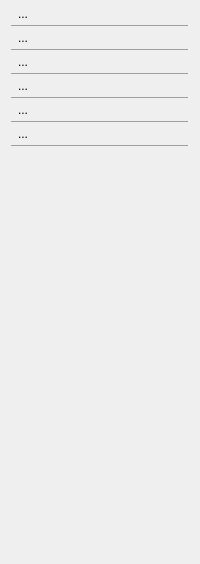
            <widget class="QWidget" name="vpAnalysis">
             <layout class="QVBoxLayout" name="verticalLayout_8">
              <property name="spacing">
               <number>1</number>
              </property>
              <property name="topMargin">
               <number>3</number>
              </property>
              <property name="bottomMargin">
               <number>3</number>
              </property>
              <item>
               <widget class="QToolButton" name="btnAnaManager">
                <property name="text">
                 <string>...</string>
                </property>
                <property name="icon">
                 <iconset resource="icons.qrc">
                  <normaloff>:/icons/setting.png</normaloff>:/icons/setting.png</iconset>
                </property>
                <property name="iconSize">
                 <size>
                  <width>22</width>
                  <height>22</height>
                 </size>
                </property>
                <property name="autoRaise">
                 <bool>true</bool>
                </property>
               </widget>
              </item>
              <item>
               <widget class="QFrame" name="frame_12">
                <property name="maximumSize">
                 <size>
                  <width>16777215</width>
                  <height>1</height>
                 </size>
                </property>
                <property name="frameShape">
                 <enum>QFrame::HLine</enum>
                </property>
                <property name="frameShadow">
                 <enum>QFrame::Raised</enum>
                </property>
               </widget>
              </item>
              <item>
               <widget class="QToolButton" name="btnAnaStep">
                <property name="text">
                 <string>...</string>
                </property>
                <property name="icon">
                 <iconset resource="icons.qrc">
                  <normaloff>:/icons/step.png</normaloff>:/icons/step.png</iconset>
                </property>
                <property name="iconSize">
                 <size>
                  <width>22</width>
                  <height>22</height>
                 </size>
                </property>
                <property name="autoRaise">
                 <bool>true</bool>
                </property>
               </widget>
              </item>
              <item>
               <widget class="QFrame" name="frame_18">
                <property name="maximumSize">
                 <size>
                  <width>16777215</width>
                  <height>1</height>
                 </size>
                </property>
                <property name="frameShape">
                 <enum>QFrame::HLine</enum>
                </property>
                <property name="frameShadow">
                 <enum>QFrame::Raised</enum>
                </property>
               </widget>
              </item>
              <item>
               <widget class="QToolButton" name="btnAnaNeumann">
                <property name="text">
                 <string>...</string>
                </property>
                <property name="icon">
                 <iconset resource="icons.qrc">
                  <normaloff>:/icons/force.png</normaloff>:/icons/force.png</iconset>
                </property>
                <property name="iconSize">
                 <size>
                  <width>22</width>
                  <height>22</height>
                 </size>
                </property>
                <property name="autoRaise">
                 <bool>true</bool>
                </property>
               </widget>
              </item>
              <item>
               <widget class="QFrame" name="frame_19">
                <property name="maximumSize">
                 <size>
                  <width>16777215</width>
                  <height>1</height>
                 </size>
                </property>
                <property name="frameShape">
                 <enum>QFrame::HLine</enum>
                </property>
                <property name="frameShadow">
                 <enum>QFrame::Raised</enum>
                </property>
               </widget>
              </item>
              <item>
               <widget class="QToolButton" name="btnAnaDirichlet">
                <property name="text">
                 <string>...</string>
                </property>
                <property name="icon">
                 <iconset resource="icons.qrc">
                  <normaloff>:/icons/boundary.png</normaloff>:/icons/boundary.png</iconset>
                </property>
                <property name="iconSize">
                 <size>
                  <width>22</width>
                  <height>22</height>
                 </size>
                </property>
                <property name="autoRaise">
                 <bool>true</bool>
                </property>
               </widget>
              </item>
              <item>
               <widget class="QFrame" name="frame_20">
                <property name="maximumSize">
                 <size>
                  <width>16777215</width>
                  <height>1</height>
                 </size>
                </property>
                <property name="frameShape">
                 <enum>QFrame::HLine</enum>
                </property>
                <property name="frameShadow">
                 <enum>QFrame::Raised</enum>
                </property>
               </widget>
              </item>
              <item>
               <widget class="QToolButton" name="btnAnaCheck">
                <property name="text">
                 <string>...</string>
                </property>
                <property name="icon">
                 <iconset resource="icons.qrc">
                  <normaloff>:/icons/validation.png</normaloff>:/icons/validation.png</iconset>
                </property>
                <property name="iconSize">
                 <size>
                  <width>22</width>
                  <height>22</height>
                 </size>
                </property>
                <property name="autoRaise">
                 <bool>true</bool>
                </property>
               </widget>
              </item>
              <item>
               <widget class="QFrame" name="frame_21">
                <property name="maximumSize">
                 <size>
                  <width>16777215</width>
                  <height>1</height>
                 </size>
                </property>
                <property name="frameShape">
                 <enum>QFrame::HLine</enum>
                </property>
                <property name="frameShadow">
                 <enum>QFrame::Raised</enum>
                </property>
               </widget>
              </item>
              <item>
               <widget class="QToolButton" name="btnAnaDelete">
                <property name="text">
                 <string>...</string>
                </property>
                <property name="icon">
                 <iconset resource="icons.qrc">
                  <normaloff>:/icons/eraser.jpg</normaloff>:/icons/eraser.jpg</iconset>
                </property>
                <property name="iconSize">
                 <size>
                  <width>22</width>
                  <height>22</height>
                 </size>
                </property>
                <property name="autoRaise">
                 <bool>true</bool>
                </property>
               </widget>
              </item>
              <item>
               <widget class="QFrame" name="frame_22">
                <property name="maximumSize">
                 <size>
                  <width>16777215</width>
                  <height>1</height>
                 </size>
                </property>
                <property name="frameShape">
                 <enum>QFrame::HLine</enum>
                </property>
                <property name="frameShadow">
                 <enum>QFrame::Raised</enum>
                </property>
               </widget>
              </item>
              <item>
               <spacer name="verticalSpacer_2">
                <property name="orientation">
                 <enum>Qt::Vertical</enum>
                </property>
                <property name="sizeHint" stdset="0">
                 <size>
                  <width>20</width>
                  <height>415</height>
                 </size>
                </property>
               </spacer>
              </item>
             </layout>
            </widget>
